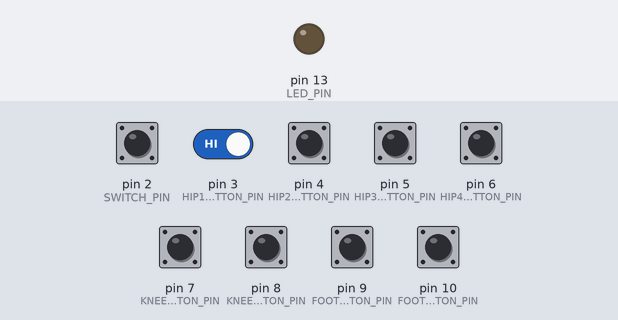
This program was run on a simulated Teensy 4. Parts: output pins drawn as LEDs (lit = HIGH). Dashed ring = blinking. The inputs (shaded band) are chosen by the test bench; at power-on: pin 2 (SWITCH_PIN), pin 3 (HIP1_BUTTON_PIN), pin 4 (HIP2_BUTTON_PIN), pin 5 (HIP3_BUTTON_PIN), pin 6 (HIP4_BUTTON_PIN), pin 7 (KNEE1_BUTTON_PIN), pin 8 (KNEE2_BUTTON_PIN), pin 9 (FOOT1_BUTTON_PIN), pin 10 (FOOT2_BUTTON_PIN) HIGH. What the program prints to the serial monitor is not drawn.

Above: at 1.2 s.
1.3 s: pin 2 (SWITCH_PIN) pulled LOW for 0.15 s
At 1.37 s:
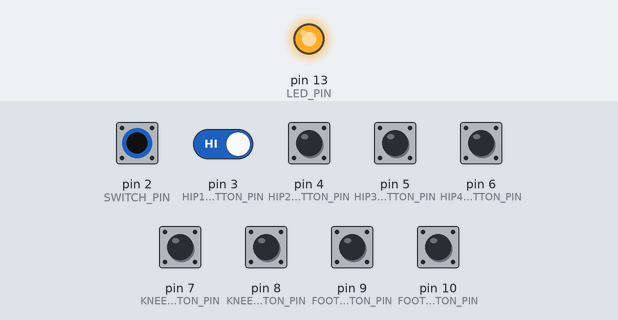
2.9 s: pin 2 (SWITCH_PIN) driven LOW and pin 3 (HIP1_BUTTON_PIN) driven LOW
At 3.2 s:
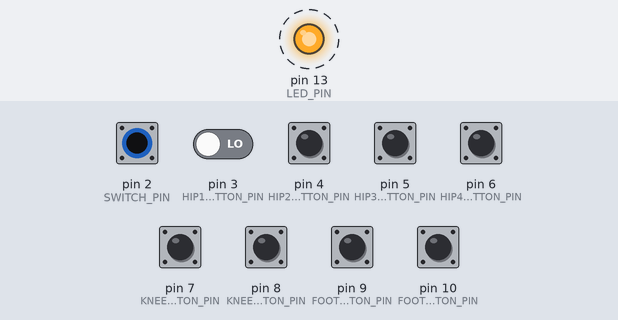
5.9 s: pin 3 (HIP1_BUTTON_PIN) driven HIGH
At 7.3 s:
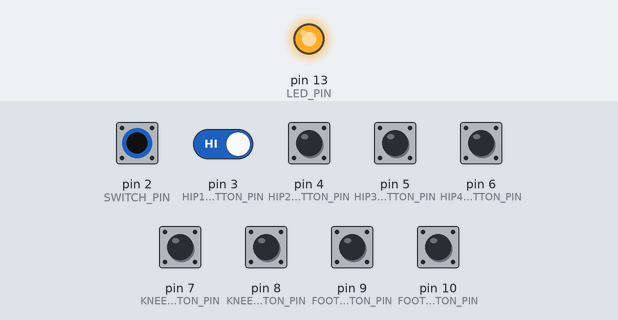
8.9 s: pin 7 (KNEE1_BUTTON_PIN) pulled LOW for 1 s
At 9.2 s:
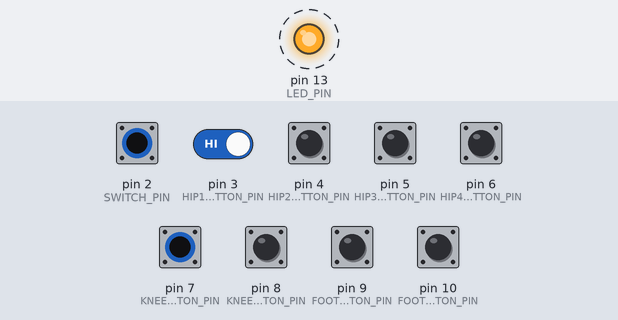
11.9 s: pin 8 (KNEE2_BUTTON_PIN) pulled LOW for 0.15 s
At 12.6 s:
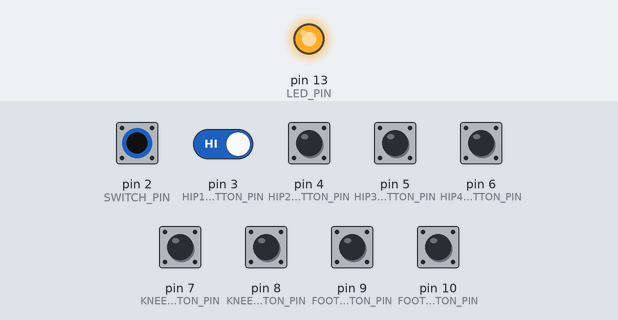
15.0 s: pin 9 (FOOT1_BUTTON_PIN) pulled LOW for 0.15 s
At 16.1 s:
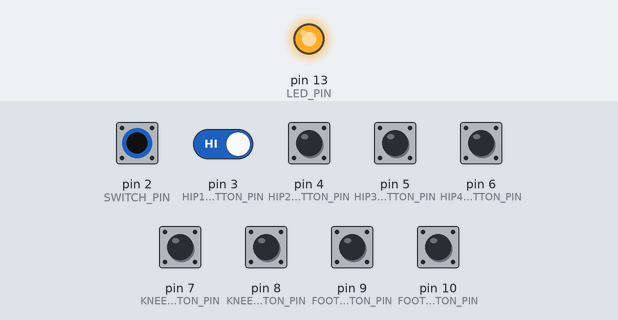
Timing chart, 0 to 17.6 s (numbered marks = the images above; inputs shaded):
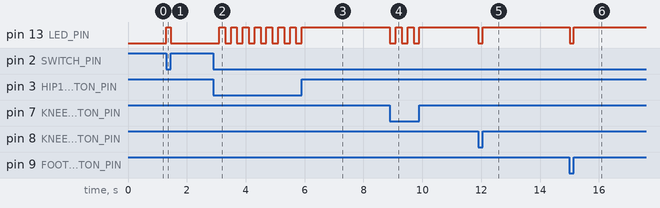

The program:

main.cpp
```cpp
#include <Arduino.h>

const int HIP1_BUTTON_PIN = 3;       // the number of the pushbutton pin
const int HIP2_BUTTON_PIN = 4;
const int HIP3_BUTTON_PIN = 5;
const int HIP4_BUTTON_PIN = 6;
const int KNEE1_BUTTON_PIN = 7;
const int KNEE2_BUTTON_PIN = 8;
const int FOOT1_BUTTON_PIN = 9;
const int FOOT2_BUTTON_PIN = 10;
const int SWITCH_PIN = 2;

const int LED_PIN = 13;


// put function declarations here:
int myFunction(int, int);


void setup() {
  Serial.begin(9600);

  // pinMode declaration
  pinMode(HIP1_BUTTON_PIN, INPUT_PULLUP);
  pinMode(HIP2_BUTTON_PIN, INPUT_PULLUP);
  pinMode(HIP3_BUTTON_PIN, INPUT_PULLUP);
  pinMode(HIP4_BUTTON_PIN, INPUT_PULLUP);
  pinMode(KNEE1_BUTTON_PIN, INPUT_PULLUP);
  pinMode(KNEE2_BUTTON_PIN, INPUT_PULLUP);
  pinMode(FOOT1_BUTTON_PIN, INPUT_PULLUP);
  pinMode(FOOT2_BUTTON_PIN, INPUT_PULLUP);

  pinMode(SWITCH_PIN, INPUT_PULLUP);

  pinMode(LED_PIN, OUTPUT);
}

String motor[] = {"HIP1", "HIP2", "HIP3", "HIP4", "KNEE1", "KNEE2", "FOOT1", "FOOT2"};

int currentState_HIP1_Button = 1;        // 0 für gedrückt und 1 für nicht gedrückt ?
int currentState_HIP2_Button = 1;
int currentState_HIP3_Button = 1;
int currentState_HIP4_Button = 1;
int currentState_KNEE1_Button = 1;
int currentState_KNEE2_Button = 1;
int currentState_FOOT1_Button = 1;
int currentState_FOOT2_Button = 1;

int currentState_Switch = 1;

int ledState = LOW;  // ledState used to set the LED

// Generally, you should use "unsigned long" for variables that hold time
// The value will quickly become too large for an int to store
unsigned long previousMillis = 0;  // will store last time LED was updated

// constants won't change:
const long interval = 200;  // interval at which to blink (milliseconds)

String active_motor = "NONE";

void loop() {

  // get current state of buttons
  currentState_HIP1_Button = digitalRead(HIP1_BUTTON_PIN);
  currentState_HIP2_Button = digitalRead(HIP2_BUTTON_PIN);
  currentState_HIP3_Button = digitalRead(HIP3_BUTTON_PIN);
  currentState_HIP4_Button = digitalRead(HIP4_BUTTON_PIN);
  currentState_KNEE1_Button = digitalRead(KNEE1_BUTTON_PIN);
  currentState_KNEE2_Button = digitalRead(KNEE2_BUTTON_PIN);
  currentState_FOOT1_Button = digitalRead(FOOT1_BUTTON_PIN);
  currentState_FOOT2_Button = digitalRead(FOOT2_BUTTON_PIN);

  // get current state of switch
  currentState_Switch = digitalRead(SWITCH_PIN);

  // get current state of led
  ledState = digitalRead(LED_PIN);

  if(currentState_Switch == 0){         // 0 = angeschaltet
    // LED on when Switch on and motor_active == 0
    if(active_motor == "NONE"){
      digitalWrite(LED_PIN, HIGH);
      //Serial.println("LED on");
    }

    // blink led when mode_active == 1
    else{
      if (millis() - previousMillis >= interval) {
        // save the last time you blinked the LED
        previousMillis = millis();

        // if the LED is off turn it on and vice-versa:
        if (ledState == LOW) {
          ledState = HIGH;
        } else {
          ledState = LOW;
        }

        // set the LED with the ledState of the variable:
        digitalWrite(LED_PIN, ledState);
      }
    }


    // HIP 1 motor
    if(currentState_HIP1_Button == 0 and (active_motor== motor[0] or active_motor == "NONE")){       // 0 = gedrückt und mode nicht aktiv
      // actuate
      Serial.println("hip 1 motor on");
      active_motor = motor[0];
    }

    // HIP 2 motor
    else if(currentState_HIP2_Button == 0 and (active_motor == motor[1] or active_motor == "NONE")){       // 0 = gedrückt und mode nicht aktiv
      // actuate
      Serial.println("hip 2 motor on");
      active_motor = motor[1];
    }

    // HIP 3 motor
    else if(currentState_HIP3_Button == 0 and (active_motor == motor[2] or active_motor == "NONE")){       // 0 = gedrückt und mode nicht aktiv
      // actuate
      Serial.println("hip 3 motor on");
      active_motor = motor[2];
    }

    // HIP 4 motor
    else if(currentState_HIP4_Button == 0 and (active_motor == motor[3] or active_motor == "NONE")){       // 0 = gedrückt und mode nicht aktiv
      // actuate
      Serial.println("hip 4 motor on");
      active_motor = motor[3];
    }

    // KNEE 1 motor
    else if(currentState_KNEE1_Button == 0 and (active_motor == motor[4] or active_motor == "NONE")){       // 0 = gedrückt und mode nicht aktiv
      // actuate
      Serial.println("knee 1 motor on");
      active_motor = motor[4];
    }

    // KNEE 2 motor
    else if(currentState_KNEE2_Button == 0 and (active_motor == motor[5] or active_motor == "NONE")){       // 0 = gedrückt und mode nicht aktiv
      // actuate
      Serial.println("knee 2 motor on");
      active_motor = motor[5];
    }

    // FOOT 1 motor
    else if(currentState_FOOT1_Button == 0 and (active_motor == motor[6] or active_motor == "NONE")){       // 0 = gedrückt und mode nicht aktiv
      // actuate
      Serial.println("foot 1 motor on");
      active_motor = motor[6];
    }

    // FOOT 2 motor
    else if(currentState_FOOT2_Button == 0 and (active_motor == motor[7] or active_motor == "NONE")){       // 0 = gedrückt und mode nicht aktiv
      // actuate
      Serial.println("foot 2 motor on");
      active_motor = motor[7];
    }

    // NO MOTOR On
    else{
      Serial.println("motors off");
      active_motor = "NONE";
    }
  }

  else{
    // LED off
    digitalWrite(LED_PIN, LOW);
    //Serial.println("LED off");
  }
}
```

Measured:
- after the input at 1.3 s, pin 13 (LED_PIN): LOW → HIGH at once, → LOW 0.15 s later
- after the input at 2.9 s, pin 13 (LED_PIN): alternates HIGH for 0.20 s and LOW for 0.20 s, starting after 0.20 s
- after the input at 5.9 s, pin 13 (LED_PIN): goes on until 5.9 s, then stays HIGH
- after the input at 8.9 s, pin 13 (LED_PIN): alternates HIGH for 0.20 s and LOW for 0.20 s, 6 changes in all, then stays HIGH, starting at once
- after the input at 11.9 s, pin 13 (LED_PIN): HIGH → LOW at once, → HIGH 0.15 s later
- after the input at 15.0 s, pin 13 (LED_PIN): HIGH → LOW at once, → HIGH 0.15 s later
